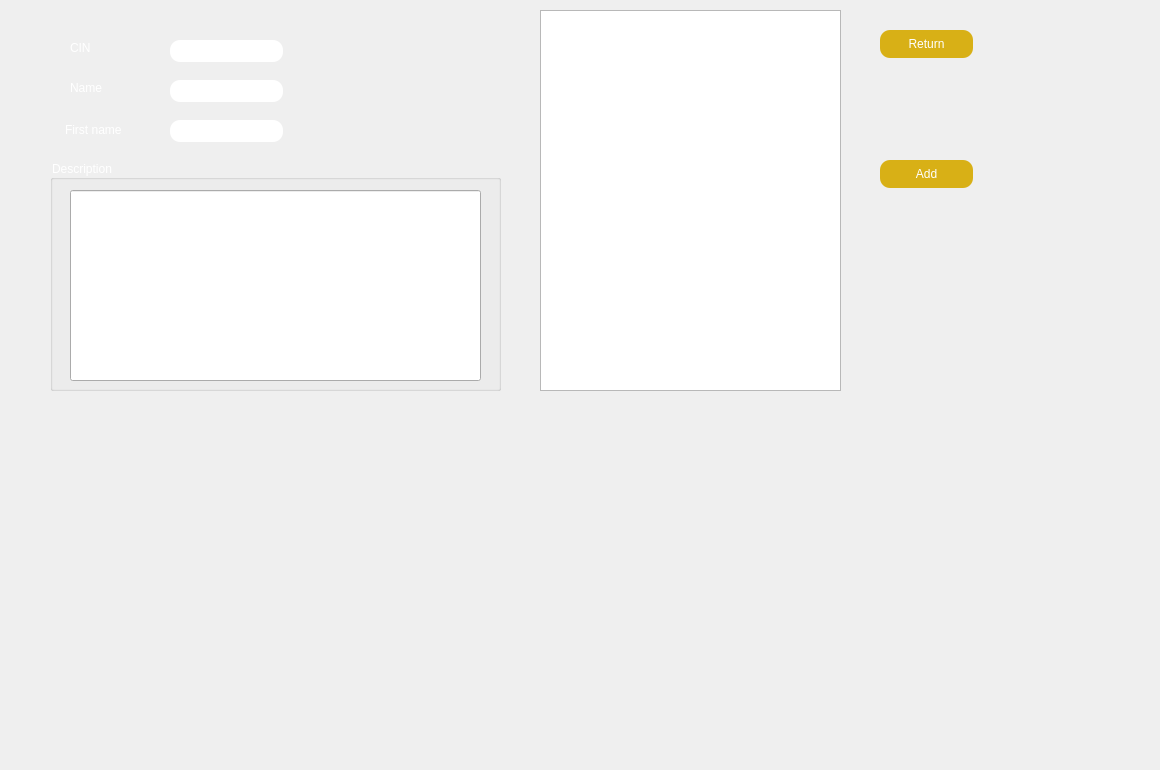
            <widget class="QWidget" name="page_8">
             <widget class="QLineEdit" name="lineEdit_5">
              <property name="geometry">
               <rect>
                <x>170</x>
                <y>40</y>
                <width>113</width>
                <height>22</height>
               </rect>
              </property>
              <property name="styleSheet">
               <string notr="true">border-radius: 10;</string>
              </property>
             </widget>
             <widget class="QLineEdit" name="lineEdit_6">
              <property name="geometry">
               <rect>
                <x>170</x>
                <y>80</y>
                <width>113</width>
                <height>22</height>
               </rect>
              </property>
              <property name="styleSheet">
               <string notr="true">border-radius: 10;</string>
              </property>
             </widget>
             <widget class="QLineEdit" name="lineEdit_7">
              <property name="geometry">
               <rect>
                <x>170</x>
                <y>120</y>
                <width>113</width>
                <height>22</height>
               </rect>
              </property>
              <property name="styleSheet">
               <string notr="true">border-radius: 10;</string>
              </property>
             </widget>
             <widget class="QLabel" name="label_31">
              <property name="geometry">
               <rect>
                <x>70</x>
                <y>40</y>
                <width>56</width>
                <height>16</height>
               </rect>
              </property>
              <property name="styleSheet">
               <string notr="true">color: rgb(255, 255, 255);
</string>
              </property>
              <property name="text">
               <string>CIN</string>
              </property>
             </widget>
             <widget class="QLabel" name="label_32">
              <property name="geometry">
               <rect>
                <x>70</x>
                <y>80</y>
                <width>56</width>
                <height>16</height>
               </rect>
              </property>
              <property name="styleSheet">
               <string notr="true">color: rgb(255, 255, 255);
</string>
              </property>
              <property name="text">
               <string>Name</string>
              </property>
             </widget>
             <widget class="QLabel" name="label_33">
              <property name="geometry">
               <rect>
                <x>65</x>
                <y>120</y>
                <width>61</width>
                <height>20</height>
               </rect>
              </property>
              <property name="styleSheet">
               <string notr="true">color: rgb(255, 255, 255);
</string>
              </property>
              <property name="text">
               <string>First name</string>
              </property>
             </widget>
             <widget class="QGroupBox" name="groupBox_4">
              <property name="geometry">
               <rect>
                <x>50</x>
                <y>160</y>
                <width>451</width>
                <height>231</height>
               </rect>
              </property>
              <property name="styleSheet">
               <string notr="true">color: rgb(255, 255, 255);
</string>
              </property>
              <property name="title">
               <string>Description</string>
              </property>
              <widget class="QLineEdit" name="lineEdit_8">
               <property name="geometry">
                <rect>
                 <x>20</x>
                 <y>30</y>
                 <width>411</width>
                 <height>191</height>
                </rect>
               </property>
              </widget>
             </widget>
             <widget class="QTextBrowser" name="textBrowser_3">
              <property name="geometry">
               <rect>
                <x>540</x>
                <y>10</y>
                <width>301</width>
                <height>381</height>
               </rect>
              </property>
             </widget>
             <widget class="QPushButton" name="pushButton_7">
              <property name="geometry">
               <rect>
                <x>880</x>
                <y>160</y>
                <width>93</width>
                <height>28</height>
               </rect>
              </property>
              <property name="styleSheet">
               <string notr="true">color: rgb(255, 255, 255);
background-color:  QLinearGradient(x1: 0, y1: 0, x2: 0, y2: 1, stop: 0#D8B016, stop: 1 #D8B016);
 border-radius: 10;</string>
              </property>
              <property name="text">
               <string>Add</string>
              </property>
             </widget>
             <widget class="QPushButton" name="pushButton_9">
              <property name="geometry">
               <rect>
                <x>880</x>
                <y>30</y>
                <width>93</width>
                <height>28</height>
               </rect>
              </property>
              <property name="styleSheet">
               <string notr="true">color: rgb(255, 255, 255);
background-color:  QLinearGradient(x1: 0, y1: 0, x2: 0, y2: 1, stop: 0#D8B016, stop: 1 #D8B016);
 border-radius: 10;</string>
              </property>
              <property name="text">
               <string>Return</string>
              </property>
             </widget>
             <widget class="QLabel" name="graph_33">
              <property name="geometry">
               <rect>
                <x>0</x>
                <y>0</y>
                <width>1151</width>
                <height>761</height>
               </rect>
              </property>
              <property name="text">
               <string/>
              </property>
              <property name="pixmap">
               <pixmap>../../../Downloads/Untitled-1 copy.png</pixmap>
              </property>
             </widget>
             <zorder>graph_33</zorder>
             <zorder>lineEdit_5</zorder>
             <zorder>lineEdit_6</zorder>
             <zorder>lineEdit_7</zorder>
             <zorder>label_31</zorder>
             <zorder>label_32</zorder>
             <zorder>label_33</zorder>
             <zorder>groupBox_4</zorder>
             <zorder>textBrowser_3</zorder>
             <zorder>pushButton_7</zorder>
             <zorder>pushButton_9</zorder>
            </widget>
